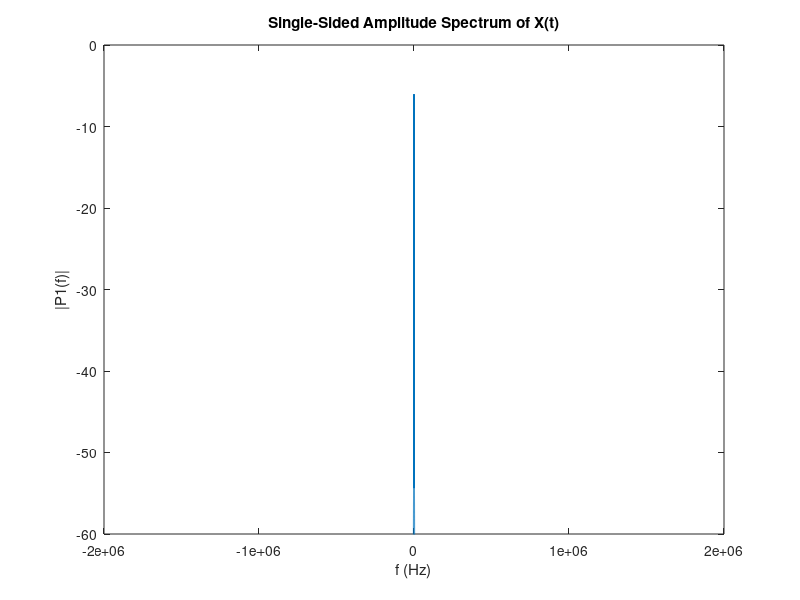
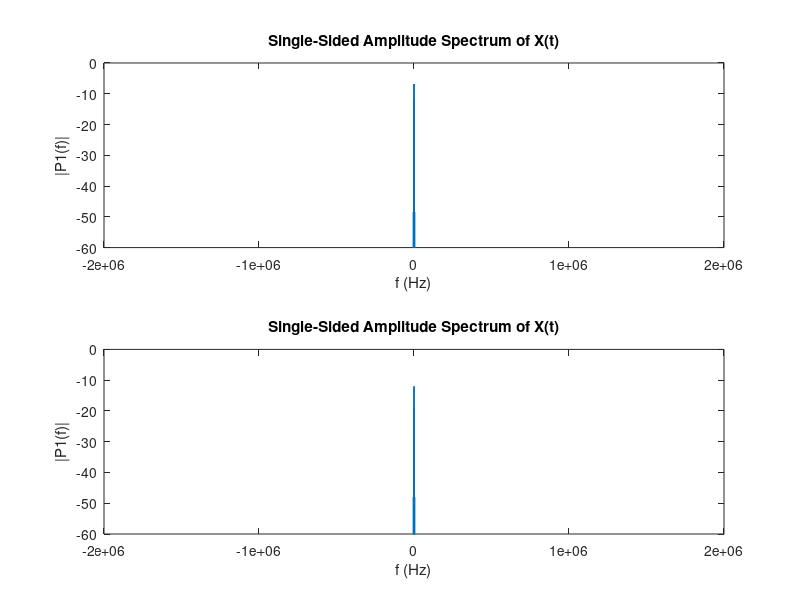
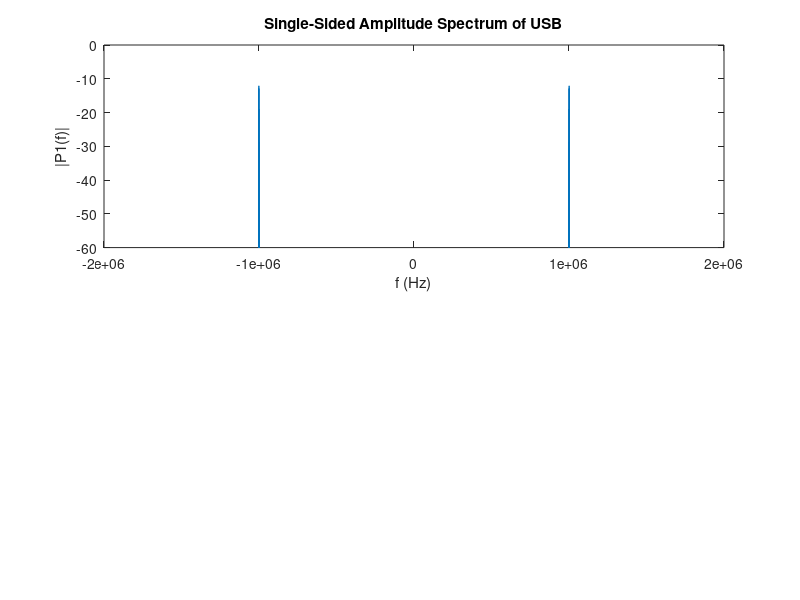

Write MATLAB code to recreate these figures, in order. (Note: this script raises an error after producing the figures.)
clear;
Fs = 4e6;
L = 4e5;
T = 1 / Fs;
t = (0:L - 1) * T;
fl = 300; %最低有效信号频率
fh = 3e3; %最高有效信号频率
fa = 1e3; %带内信号
fg = fh + fl;
f0 = fg / 2; %weaver基带第一次混频频率

Sig = cos(2 * pi * fa * t) + cos(2 * pi * fl * t) + cos(2 * pi * fh * t); %三频信号

Wc = 2 * fg / Fs;
[b, a] = butter(4, Wc);
Sig_Filter = filter(b, a, Sig);

figure(1) %基带频谱展示
Y = fft(Sig_Filter);
P1 = fftshift(abs(Y / L));
f = linspace(-Fs / 2, Fs / 2, L);
plot(f, 20 * log10(P1))
title("Single-Sided Amplitude Spectrum of X(t)")
xlabel("f (Hz)")
ylabel("|P1(f)|")
ylim([-60 0])

Sig0_I = Sig .* cos(2 * pi * f0 * t); %带内正交混频，产生IQ信号
Sig0_Q = Sig .* sin(2 * pi * f0 * t);

Wc = 2 * f0 / Fs;
[b, a] = butter(4, Wc);
Sig0_I = filter(b, a, Sig0_I);
Sig0_Q = filter(b, a, Sig0_Q); %四阶滤波滤掉一半边带频谱，由于在基带内操作，边带可以获得较高的抑制比
%                              %同时滤波器实现简单，可以用数字滤波

figure(2) %混频滤波后基带频谱展示，边带应该已被抑制
subplot(2, 1, 1)
Y = fft(Sig0_I);
P1 = fftshift(abs(Y / L));
f = linspace(-Fs / 2, Fs / 2, L);
plot(f, 20 * log10(P1))
title("Single-Sided Amplitude Spectrum of X(t)")
xlabel("f (Hz)")
ylabel("|P1(f)|")
ylim([-60 0])

subplot(2, 1, 2)
Y = fft(Sig0_Q);
P1 = fftshift(abs(Y / L));
f = linspace(-Fs / 2, Fs / 2, L);
plot(f, 20 * log10(P1))
title("Single-Sided Amplitude Spectrum of X(t)")
xlabel("f (Hz)")
ylabel("|P1(f)|")
ylim([-60 0])

f1 = 1e6 + f0;
USB = Sig0_I .* cos(2 * pi * f1 * t) + Sig0_Q .* sin(2 * pi * f1 * t); %USB调制
f1 = 1e6 - f0;
LSB = Sig0_I .* cos(2 * pi * f1 * t) - Sig0_Q .* sin(2 * pi * f1 * t); %LSB调制

figure(3) %可看到USB与LSB图像
subplot(2, 1, 1)
Y = fft(USB);
P1 = fftshift(abs(Y / L));
f = linspace(-Fs / 2, Fs / 2, L);
plot(f, 20 * log10(P1))
title("Single-Sided Amplitude Spectrum of USB")
xlabel("f (Hz)")
ylabel("|P1(f)|")
ylim([-60 0])
xlim([f1 -1e4 f1 +1e4])
subplot(2, 1, 2)
Y = fft(LSB);
P1 = fftshift(abs(Y / L));
f = linspace(-Fs / 2, Fs / 2, L);
plot(f, 20 * log10(P1))
title("Single-Sided Amplitude Spectrum of LSB")
xlabel("f (Hz)")
ylabel("|P1(f)|")
ylim([-60 0])
xlim([f1 -1e4 f1 +1e4])
